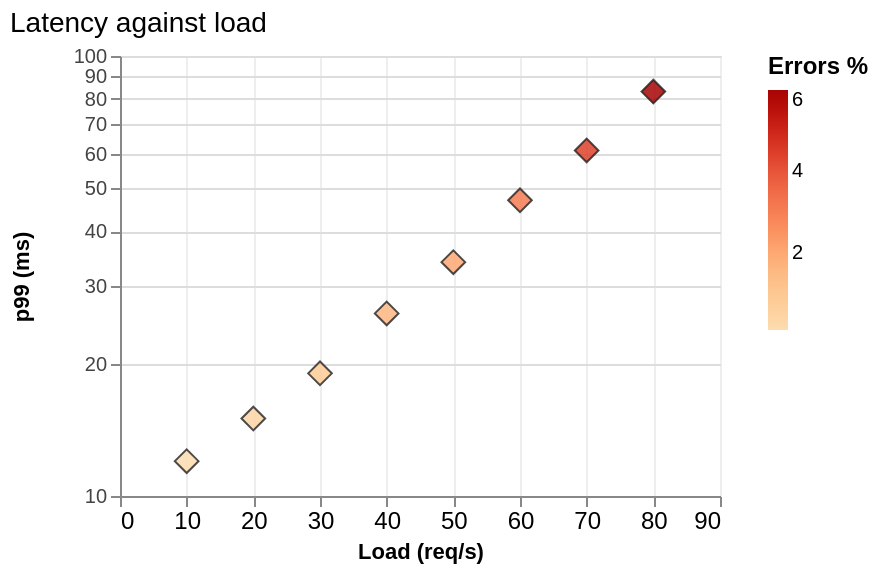

Specify this chart in Vega-Lite:
### Vega-Lite specification from a JSON file in a GitHub repository (floating-point values rounded to 4 significant figures)
{"$schema": "https://vega.github.io/schema/vega-lite/v6.json", "description": "Point chart customization: every non-default property here is one eas draws natively (fc-qx1.43).", "title": {"text": "Latency against load", "anchor": "start", "fontWeight": "normal", "fontSize": 14}, "width": 300, "height": 220, "data": {"values": [{"load": 10, "ms": 12, "err": 0.1}, {"load": 20, "ms": 15, "err": 0.4}, {"load": 30, "ms": 19, "err": 0.9}, {"load": 40, "ms": 26, "err": 1.6}, {"load": 50, "ms": 34, "err": 2.0}, {"load": 60, "ms": 47, "err": 3.1}, {"load": 70, "ms": 61, "err": 4.4}, {"load": 80, "ms": 83, "err": 6.0}]}, "mark": {"type": "point", "shape": "diamond", "size": 140, "filled": true, "stroke": "#202020", "strokeWidth": 1, "strokeOpacity": 0.8, "fillOpacity": 0.85}, "encoding": {"x": {"field": "load", "type": "quantitative", "scale": {"domain": [0, 90], "nice": false}, "axis": {"title": "Load (req/s)", "labelFontSize": 12, "grid": true, "gridColor": "#eeeeee"}}, "y": {"field": "ms", "type": "quantitative", "scale": {"type": "log", "domain": [10, 100]}, "axis": {"title": "p99 (ms)", "labelColor": "#444444", "minExtent": 40}}, "color": {"field": "err", "type": "quantitative", "scale": {"scheme": "orangered"}, "legend": {"title": "Errors %", "gradientLength": 120, "gradientThickness": 10, "titleFontSize": 12, "labelFontSize": 10, "offset": 24}}}, "config": {"point": {"opacity": 1}}}
